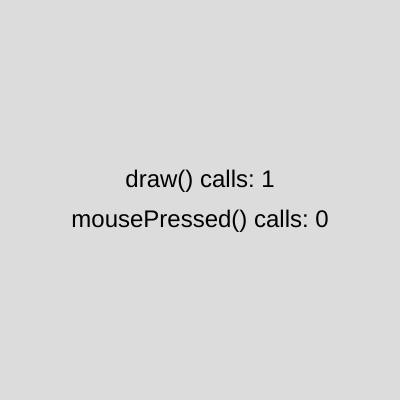
Frame 1 (no input)
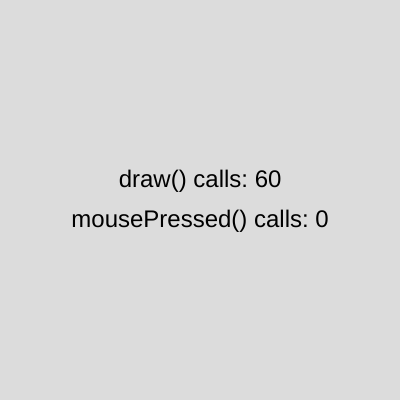
Frame 60 (no input)
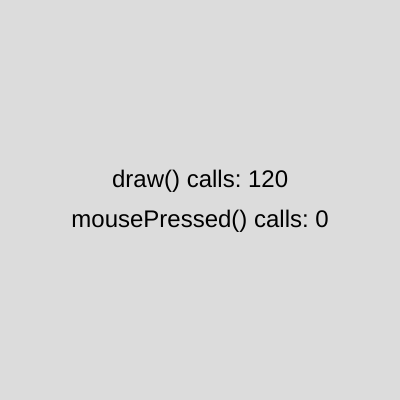
Frame 120 (the mouse pressed at the canvas centre since frame 60)

The p5.js sketch that drew these frames (run headless with seeded random() and noise() and a simulated clock; from frame 60 on, the mouse is pressed at the canvas centre):

// p5.js sketch
// ── sketch.js
/**
 *
 * STEP 1: p5 calls you.
 *
 * A callback is a function you write so that SOMEONE ELSE can call it later.
 * You've been writing them since week 1: setup(), draw(), mousePressed()...
 *
 * Note: nowhere in this file do we write draw() or mousePressed()
 * to run them. p5 finds functions with these exact names and calls them
 * at the right moment.
 *
 *   click - count a click
 *
 */
let clicks = 0;

// p5 calls this ONCE, when the sketch starts
function setup() {
  createCanvas(400, 400);
  textAlign(CENTER, CENTER);
  textSize(24);
}

// p5 calls this about 60 times every second
function draw() {
  background(220);
  text('draw() calls: ' + frameCount, width / 2, height / 2 - 20);
  text('mousePressed() calls: ' + clicks, width / 2, height / 2 + 20);
}

// p5 calls this every time the mouse button goes down
function mouseClicked() {
  clicks++;
}



// Try it: rename mousePressed to mouseClicked, or to mousepressed (lowercase).
// What happens? p5 only calls the names it knows about.
